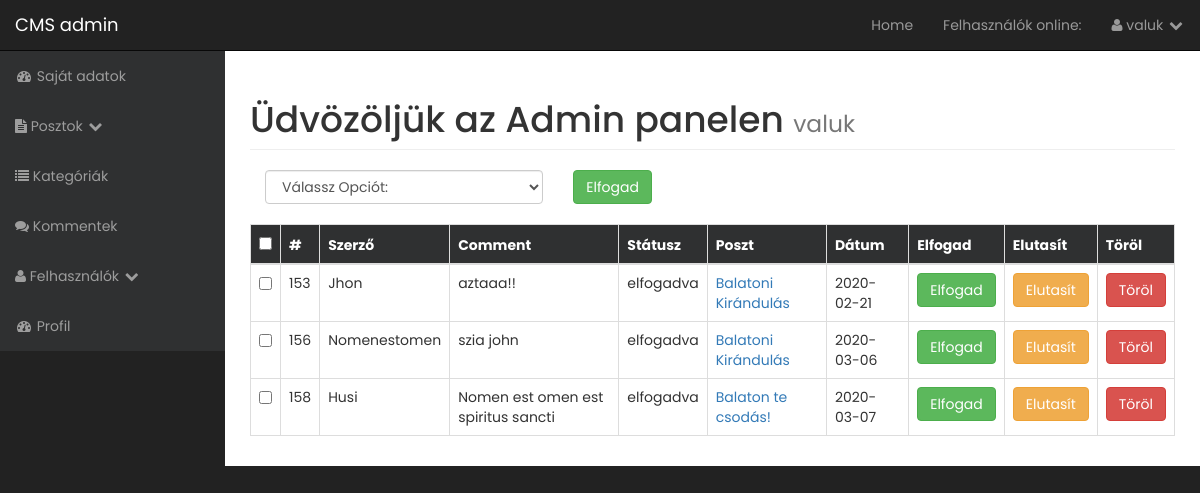
Before: /admin/comments.php (signed in) with the older database file.
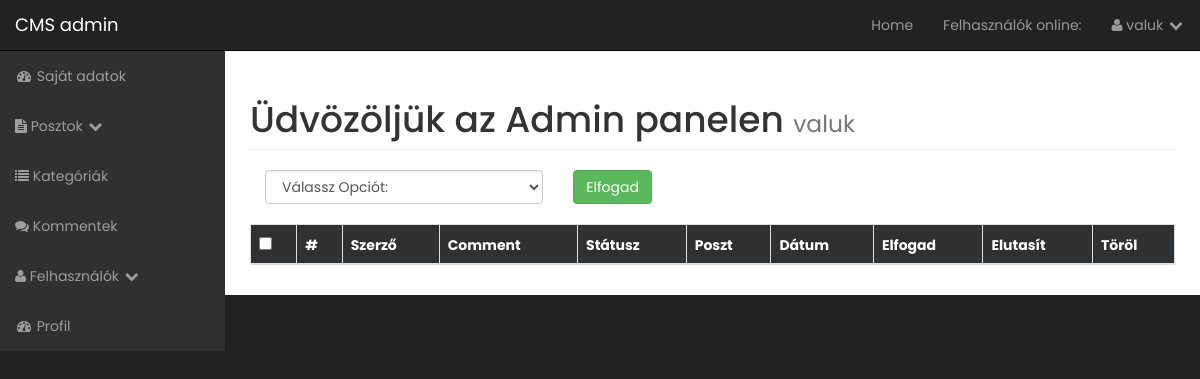
After: the same page with the newer database file.
### tables this page shows
CREATE TABLE `comments` (
  `comment_id` int(3) NOT NULL,
  `comment_post_id` int(3) NOT NULL,
  `comment_author` varchar(255) NOT NULL,
  `comment_content` text NOT NULL,
  `comment_status` varchar(255) NOT NULL,
  `comment_date` date NOT NULL
);

CREATE TABLE `posztok` (
  `post_id` int(3) NOT NULL,
  `post_cat_id` int(3) NOT NULL,
  `post_cim` varchar(255) NOT NULL,
  `post_author` varchar(255) NOT NULL,
  `post_user` varchar(255) NOT NULL,
  `post_date` varchar(50) NOT NULL,
  `post_img` text NOT NULL,
  `post_tartalom` text NOT NULL,
  `post_tags` varchar(255) NOT NULL,
  `post_com_count` int(11) NOT NULL,
  `post_status` varchar(255) NOT NULL,
  `post_views` int(11) NOT NULL,
  `likes` int(11) NOT NULL
);

### admin/functions.php (called while the page is built, shortened)
<?php
function escape($string) {
 global $connect;
 return mysqli_real_escape_string($connect, trim($string));
}
?>

### admin/includes/view_all_comments.php (the view, shortened to what this page needs)
<form class="" action="" method="post">
<div class="table-responsive">
<table class="table table-bordered table-hover">
  <div id="bulkOptionsContainer" class="col-xs-4">
    <select class="form-control" name="bulk_options" id="bulk">
      <option>Válassz Opciót:</option>
    </select>
  </div>
  <div class="col-xs-4 button">
    <input type="submit" class="btn btn-success" name="submit" value="Elfogad">
  </div>
  <thead class="thead-dark">
    <tr class="line">
      <th><input id="selectAllBoxes" type="checkbox"></th>
      <th>#</th>
      <th>Szerző</th>
      <th>Comment</th>
      <th>Státusz</th>
      <th>Poszt</th>
      <th>Dátum</th>
      <th>Elfogad</th>
      <th>Elutasít</th>
      <th>Töröl</th>
    </tr>
  </thead>
  <tbody>
    <?php
    $query = "SELECT * FROM comments";
    $select_comments = mysqli_query($connect, $query);
    while ($row = mysqli_fetch_assoc($select_comments)) {
      $comment_id = escape($row['comment_id']);
      $comment_post_id = escape($row['comment_post_id']);
      $comment_author = escape($row['comment_author']);
      $comment_content = escape($row['comment_content']);
      $comment_status = escape($row['comment_status']);
      $comment_date = escape($row['comment_date']);
      echo "<tr>";
      ?>
      <td><input class='checkBoxes' type='checkbox' name='checkBoxArray[]' value='<?php echo $comment_id ?>'></td>
      <?php
      echo "<td>$comment_id</td>";
      echo "<td>$comment_author</td>";
      echo "<td>$comment_content</td>";
      echo "<td>$comment_status</td>";
      $query = "SELECT * FROM posztok WHERE post_id = $comment_post_id";
      $select_post_id_query = mysqli_query($connect,$query);
      while ($row = mysqli_fetch_assoc($select_post_id_query)) {
        $post_id = escape($row['post_id']);
        $post_cim = escape($row['post_cim']);
        echo "<td><a href ='../post.php?p_id=$post_id' target ='_blank'>$post_cim</a></td>";
      }
      echo "<td>$comment_date</td>";
      echo "<td><a href='comments.php?elfogadva=$comment_id'class ='btn btn-success'>Elfogad</a></td>";
      echo "<td><a href='comments.php?elutasítva=$comment_id'class ='btn btn-warning'>Elutasít</a></td>";
      echo "<td><a onClick=\"javascript: return confirm('Biztos hogy törölni akarod?'); \" href='comments.php?delete=$comment_id' class='btn btn-danger'>Töröl</a></td>";
      echo "</tr>";
   }
    ?>
</tbody>
</table>
</form>
</div>

Changed rows visible on the page:
removed comments: comment_id "153", comment_author "Jhon", comment_content "aztaaa!!", comment_status "elfogadva", comment_date "2020-02-21"
removed posztok: post_cim "Balatoni Kirándulás"
removed comments: comment_id "156", comment_author "Nomenestomen", comment_content "szia john", comment_status "elfogadva", comment_date "2020-03-06"
removed comments: comment_id "158", comment_author "Husi", comment_content "Nomen est omen est spiritus sancti", comment_status "elfogadva", comment_date "2020-03-07"
no longer on this page (row edited): posztok: post_cim "Balaton te csodás!", shown under "158"
